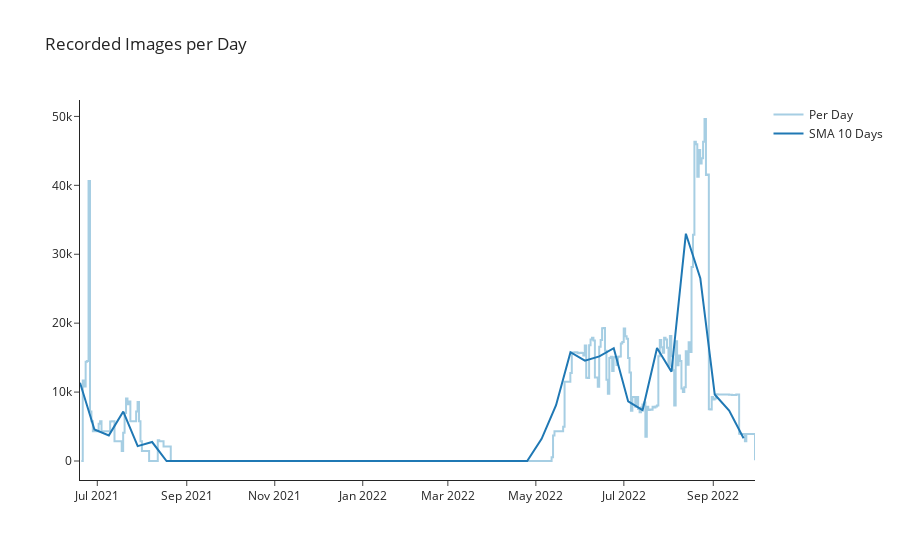

This figure's notebook cell:
### Code cell
palette = iter(paired_palette)
SMA = 10

fig = go.Figure()

fig.add_trace(go.Scatter(
    x=data.index,
    y=data['count'],
    name='Per Day',
    line_shape='hv',
    line_color=next(palette)
))

tmp = data.resample(f'{SMA}D').mean().fillna(0)

fig.add_trace(go.Scatter(
    x=tmp.index, 
    y=tmp['count'],
    name=f'SMA {SMA} Days',
    line_color=next(palette)
))
fig.update_layout(
    title='Recorded Images per Day', 
    template='simple_white'
)

### Figure 1 — Plotly figure (JSON) as saved in the notebook; plotly's stock layout.template omitted (floating-point values rounded to 4 significant figures; data arrays with more than 128 entries replaced by an {"elided": "..."} marker saying what was removed)
{"data": [{"line": {"color": "rgba(166, 206, 227, 1)", "shape": "hv"}, "name": "Per Day", "type": "scatter", "x": {"elided": "195 str values"}, "y": {"elided": "195 int values"}}, {"line": {"color": "rgba(31, 120, 180, 1)"}, "name": "SMA 10 Days", "type": "scatter", "x": ["2021-06-19T00:00:00", "2021-06-29T00:00:00", "2021-07-09T00:00:00", "2021-07-19T00:00:00", "2021-07-29T00:00:00", "2021-08-08T00:00:00", "2021-08-18T00:00:00", "2021-08-28T00:00:00", "2021-09-07T00:00:00", "2021-09-17T00:00:00", "2021-09-27T00:00:00", "2021-10-07T00:00:00", "2021-10-17T00:00:00", "2021-10-27T00:00:00", "2021-11-06T00:00:00", "2021-11-16T00:00:00", "2021-11-26T00:00:00", "2021-12-06T00:00:00", "2021-12-16T00:00:00", "2021-12-26T00:00:00", "2022-01-05T00:00:00", "2022-01-15T00:00:00", "2022-01-25T00:00:00", "2022-02-04T00:00:00", "2022-02-14T00:00:00", "2022-02-24T00:00:00", "2022-03-06T00:00:00", "2022-03-16T00:00:00", "2022-03-26T00:00:00", "2022-04-05T00:00:00", "2022-04-15T00:00:00", "2022-04-25T00:00:00", "2022-05-05T00:00:00", "2022-05-15T00:00:00", "2022-05-25T00:00:00", "2022-06-04T00:00:00", "2022-06-14T00:00:00", "2022-06-24T00:00:00", "2022-07-04T00:00:00", "2022-07-14T00:00:00", "2022-07-24T00:00:00", "2022-08-03T00:00:00", "2022-08-13T00:00:00", "2022-08-23T00:00:00", "2022-09-02T00:00:00", "2022-09-12T00:00:00", "2022-09-22T00:00:00"], "y": [11359, 4571.0, 3718.0, 7170.0, 2159.0, 2754.0, 1.5, 0, 0, 0, 0, 0, 0, 0, 0, 0, 0, 0, 0, 0, 0, 0, 0, 0, 0, 0, 0, 0, 0, 0, 0, 0, 3221.0, 8102.0, 15790.0, 14550.0, 15180.0, 16360.0, 8645, 7375.0, 16400.0, 12950.0, 32980.0, 26530.0, 9653.0, 7330.0, 3307.0]}], "layout": {"autosize": true, "title": {"text": "Recorded Images per Day"}, "xaxis": {"autorange": true, "range": ["2021-06-19", "2022-09-29 22:00"], "type": "date"}, "yaxis": {"autorange": true, "range": [-2757.0, 52380.0], "type": "linear"}}}
